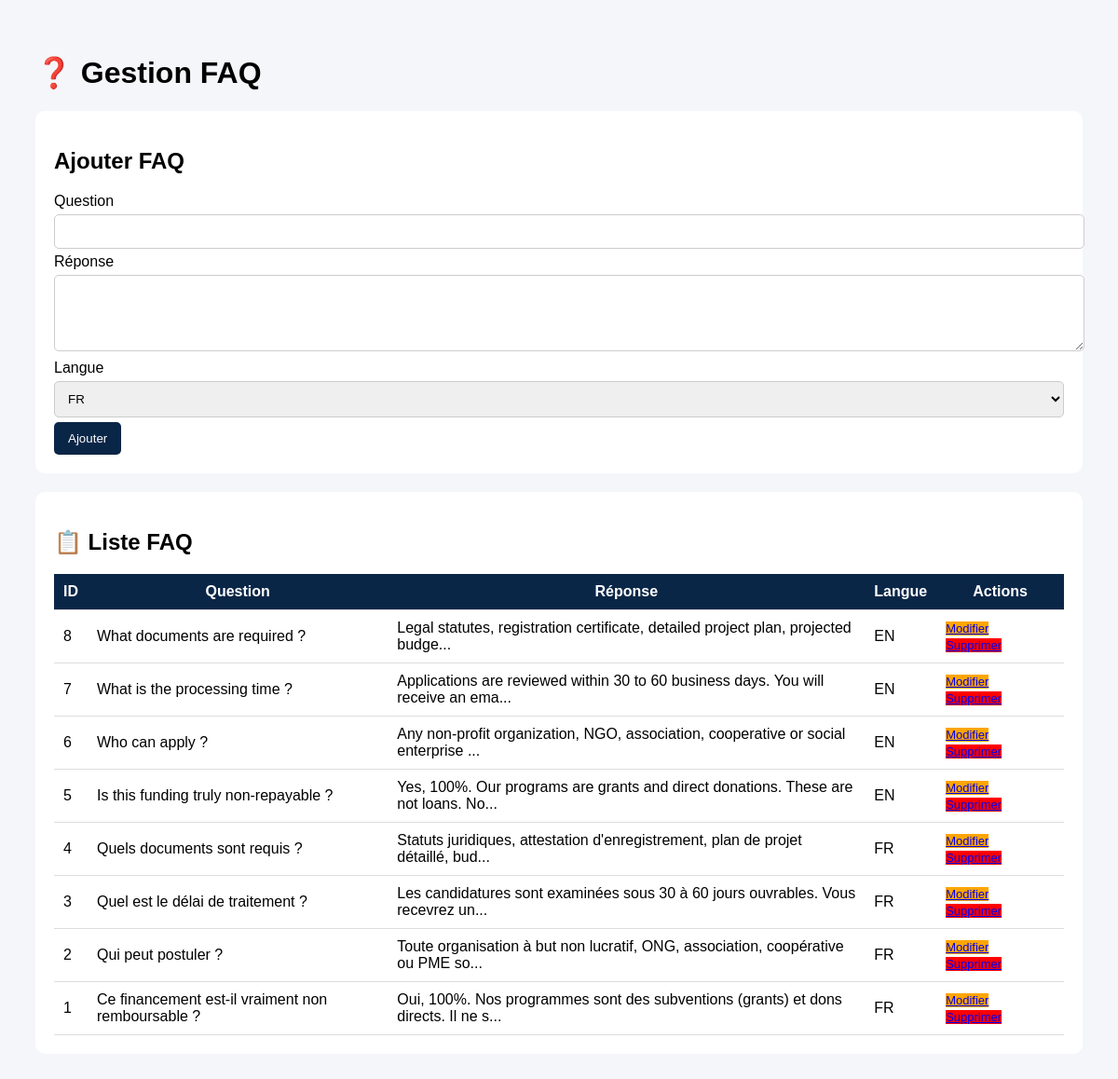
Page /admin/faq.php (signed in) on the committed database.
### tables this page shows
CREATE TABLE IF NOT EXISTS faq (
  id INT AUTO_INCREMENT PRIMARY KEY,
  lang VARCHAR(10) NOT NULL,
  question TEXT NOT NULL,
  answer TEXT NOT NULL,
  sort_order INT DEFAULT 0,
  is_active TINYINT(1) DEFAULT 1
);

### admin/faq.php (the view, shortened to what this page needs)
<?php
$db = getDB();
$editFaq = null;
$faqs = $db->query("SELECT * FROM faq ORDER BY id DESC")->fetchAll();
?>
<!DOCTYPE html>
<html lang="fr">
<head>
</head>
<body>
<div class="container">
<h1>❓ Gestion FAQ</h1>
<div class="card">
<h2><?= $editFaq ? "Modifier FAQ" : "Ajouter FAQ" ?></h2>
<form method="POST">
<label>Question</label>
<input type="text" name="question" required
value="<?= htmlspecialchars($editFaq['question'] ?? '') ?>">
<label>Réponse</label>
<textarea name="answer" rows="4" required><?= htmlspecialchars($editFaq['answer'] ?? '') ?></textarea>
<label>Langue</label>
<select name="lang">
<option value="fr" <?= ($editFaq['lang'] ?? '')=='fr'?'selected':'' ?>>FR</option>
</select>
<button type="submit">
<?= $editFaq ? "Modifier" : "Ajouter" ?>
</button>
</form>
</div>
<div class="card">
<h2>📋 Liste FAQ</h2>
<table>
<tr>
<th>ID</th>
<th>Question</th>
<th>Réponse</th>
<th>Langue</th>
<th>Actions</th>
</tr>
<?php foreach($faqs as $f): ?>
<tr>
<td><?= $f['id'] ?></td>
<td><?= htmlspecialchars($f['question']) ?></td>
<td><?= htmlspecialchars(substr($f['answer'],0,80)) ?>...</td>
<td><?= strtoupper($f['lang']) ?></td>
<td class="actions">
<a href="?edit=<?= $f['id'] ?>" class="btn-edit">Modifier</a>
<a href="?delete=<?= $f['id'] ?>" class="btn-del"
onclick="return confirm('Supprimer cette FAQ ?')">
Supprimer
</a>
</td>
</tr>
<?php endforeach; ?>
</table>
</div>
</div>
</body>
</html>

### admin/faq.php (style rules this page uses)
body { font-family:Arial;background:#f5f6fa }
.container { padding:30px }
.card { background:#fff;padding:20px;border-radius:10px;margin-bottom:20px }
table { width:100%;border-collapse:collapse }
th,td { padding:10px;border-bottom:1px solid #ddd }
th { background:#0A2647;color:#fff }
input,textarea,select { width:100%; padding:10px; margin:5px 0; border:1px solid #ccc; border-radius:5px; }
button { padding:10px 15px; background:#0A2647; color:#fff; border:none; border-radius:5px; cursor:pointer; }
.btn-del { background:red }
.btn-edit { background:orange }
.actions a { margin-right:10px;font-size:13px }

### rows in the picture
faq: id "8", question "What documents are required ?", answer "Legal statutes, registration certificate, detailed project plan, projected budge", lang "EN"
faq: id "7", question "What is the processing time ?", answer "Applications are reviewed within 30 to 60 business days. You will receive an ema", lang "EN"
faq: id "6", question "Who can apply ?", answer "Any non-profit organization, NGO, association, cooperative or social enterprise", lang "EN"
faq: id "5", question "Is this funding truly non-repayable ?", answer "Yes, 100%. Our programs are grants and direct donations. These are not loans. No", lang "EN"
faq: id "4", question "Quels documents sont requis ?", answer "Statuts juridiques, attestation d'enregistrement, plan de projet détaillé, bud", lang "FR"
faq: id "3", question "Quel est le délai de traitement ?", answer "Les candidatures sont examinées sous 30 à 60 jours ouvrables. Vous recevrez un", lang "FR"
faq: id "2", question "Qui peut postuler ?", answer "Toute organisation à but non lucratif, ONG, association, coopérative ou PME so", lang "FR"
faq: id "1", question "Ce financement est-il vraiment non remboursable ?", answer "Oui, 100%. Nos programmes sont des subventions (grants) et dons directs. Il ne s", lang "FR"
